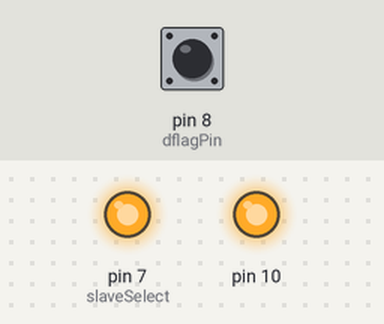
Recording of a sketch running on a simulated Arduino Uno, built with avr-gcc and run on an emulated ATmega328P. Parts: output pins drawn as LEDs (lit = HIGH). Inputs (shaded band) come from the test bench; at power-on: pin 8 (dflagPin) HIGH. What the sketch prints to the serial monitor is not drawn.

Above: at 0.1 s.
Timing chart, 0 to 1.6 s (numbered marks = the images above):
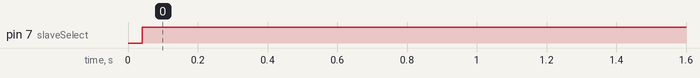

Measured:
- by itself, pin 7 (slaveSelect): LOW → HIGH at 0.04 s

The sketch:

LS7366R.ino
```cpp
//=========================HEADER=============================================================
/*
   Hardware: Arduino Uno R3
   Powered

   LS7366 Breakout    -------------   Arduino
   -----------------                    -------
            MOSI   -------------------   SDO (D11)
            MISO   -------------------   SDI (D12)
            SCK    -------------------   SCK (D13)
            SS     -------------------   SS (D7)
            GND    -------------------   GND
            VDD    -------------------   VCC (5.0V)
            CNT_EN -------------------   VCC(5.0V)
            DFLAG  -------------------
//============================================================================================
*/

// Inclde the standard Arduino SPI Library, please ensure the SPI pins are
// connected properly for your Arduino version
#include <SPI.h>
#include "LS7366R.h"
// Slave Select pin
const int slaveSelect = 7;
const int dflagPin = 8;
signed long countOTR = 0;
signed long countCNTR = 0;
unsigned int confi0 = 0;
unsigned int confi1 = 0;

/*Check Overflow*/
int isOverflowed(){
  if (digitalRead(dflagPin) == LOW){
    return 1;
  }
  else{
    return 0;
  }
}
/*Init Counter*/
void initCounter() {

  // Set slave selects as outputs
  pinMode(slaveSelect, OUTPUT);

  // Raise select pin
  // Communication begins when you drop the individual select signsl
  digitalWrite(slaveSelect,HIGH);

  SPI.begin();

  // Initialize LS7366R
  //  Non Quadrature Mode
  //    Clock division factor: 0
  //    Index Reset Mode
  //    single cycle count mode
  //    x2 quatrature count mode (two counts per non quadrature cycle)
  //    Count Overflow
  //    Enable Counter
  // NOTE: For more information on commands, see datasheet
  digitalWrite(slaveSelect,LOW);        // Begin SPI conversation
  SPI.transfer((byte)(WR|MDR0));                       // Write to MDR0
  SPI.transfer((byte)MDR0_CONF); //Config settings in MDR0
  digitalWrite(slaveSelect,HIGH); //Terminate SPI conversation
  delayMicroseconds(100);// provides some breathing room between SPI conversations
  digitalWrite(slaveSelect,LOW);//Begin SPI
  SPI.transfer((byte)(WR|MDR1)); //write to MDR1
  SPI.transfer((byte)MDR1_CONF);// Configure settings in MDR1
  digitalWrite(slaveSelect,HIGH);       // Terminate SPI conversation


}
/*Read from CNTR*/
long readCNTR(){
    unsigned int count_1_CNTR,count_2_CNTR;
    long count_value;
    digitalWrite(slaveSelect,LOW);      // Begin SPI conversation
    SPI.transfer((byte)(RD|CNTR));
    count_1_CNTR = SPI.transfer(0x00);           // Read highest order byte
    count_2_CNTR = SPI.transfer(0x00);           // Read lowest order byte
    digitalWrite(slaveSelect,HIGH); //Terminate SPI conversation

  // Calculate encoder count
  count_value = (count_1_CNTR << 8) + count_2_CNTR;
  return count_value;
}
/*Read From OTR*/
long readOTR() {

  // Initialize temporary variables for SPI read
    unsigned int count_1, count_2;
    long count_value;
    digitalWrite(slaveSelect,LOW);      // Begin SPI conversation
    SPI.transfer((byte)(LOAD | OTR));
    digitalWrite(slaveSelect, HIGH);// Load OTR (CNTR load to OTR)
    delayMicroseconds(100);// provides some breathing room between SPI conversations
    digitalWrite(slaveSelect,LOW);
    SPI.transfer((byte)(RD|OTR));                     // Request count from OTR
    count_1 = SPI.transfer(0x00);           // Read highest order byte
    count_2 = SPI.transfer(0x00);           // Read lowest order byte
    digitalWrite(slaveSelect,HIGH);     // Terminate SPI conversation

  // Calculate encoder count
  count_value = (count_1 << 8) | count_2;
  return count_value;
}

void clearCount() {
  // Set encoder1's data register to 0
  digitalWrite(slaveSelect,LOW);      // Begin SPI conversation
  SPI.transfer((byte)(CLR | CNTR));
  digitalWrite(slaveSelect,HIGH);     // Terminate SPI conversation
}

unsigned int readMDR(int number){
  unsigned int confi = 0;
  if (number == 0){
    digitalWrite(slaveSelect,LOW);      // Begin SPI conversation
    SPI.transfer((byte)(RD|MDR0));
    confi = SPI.transfer(0x00);
    digitalWrite(slaveSelect,HIGH);     // Terminate SPI conversation
    return confi;
  }
  else if(number == 1){
    digitalWrite(slaveSelect,LOW);      // Begin SPI conversation
    SPI.transfer((byte)(RD|MDR1));
    confi = SPI.transfer(0x00);
    digitalWrite(slaveSelect,HIGH);     // Terminate SPI conversation
    return confi;
  }
}
void setup() {
 Serial.begin(9600);      // Serial com for data output
 pinMode(dflagPin,INPUT);
 initCounter();       Serial.println("Counter Initialized...");
 confi0 = readMDR(0);
 confi1 = readMDR(1);
 Serial.print("Configuration of MDR0: ");Serial.print(confi0,BIN);
 Serial.print("Configuration of MDR1: ");Serial.print(confi1,BIN);
 clearCount();  Serial.println("Counter Cleared...");
}

void loop() {
 delay(500);

 // Retrieve current encoder counters
 countOTR = readOTR();
 //countCNTR = readCNTR();

 Serial.print("Count from OTR: "); Serial.print(countOTR);
// Serial.print("Count from CNTR: "); Serial.print(countCNTR);

 //check Carry then reset the counter
 if (isOverflowed()){
  clearCount();
 }
}
```

LS7366R.h
```cpp
#ifndef LS7366R_h
#define LS7366R_h

#define CLR B00000000
#define RD B01000000
#define WR B10000000
#define LOAD B11000000

#define MDR0 B00001000
#define MDR1 B00010000
#define DTR B00011000
#define CNTR B00100000
#define OTR B00101000
#define STR B00110000

// filter factor 1
// async index
// no index
// free-running
// 4x quadrature
#define MDR0_CONF B00110100

// no flag
// enabled
// 32 bits
#define MDR1_CONF B10100010

//functions
int isOverflowed();
void initCounter();
long readCNTR();
long readOTR() ;
void clearCount();
unsigned int readMDR(int number);

#endif
```
